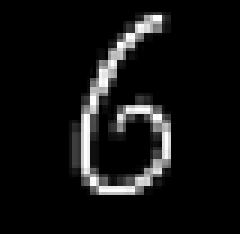
#> input picture q3_3/1.png, 80 x 78 px (shown 3 times larger)
$ python -i realworld_image.py   (imports and definitions only)
#> lines starting #> are read from the running program, lines starting #| are printed output that depends on the picture
from PIL import Image, ImageEnhance, ImageOps
import numpy as np
import matplotlib.pyplot as plt
import sys
sys.path.insert(0, '../python')
from conv_net import convnet_forward
from utils import get_lenet
from init_convnet import init_convnet
from scipy.io import loadmat

def preprocess_image(image_path):
#> called with image_path = '1.png'
    img = Image.open(image_path).convert('L')

    enhancer = ImageEnhance.Contrast(img)
    img = enhancer.enhance(2.0)
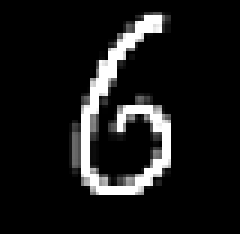
#> img: PIL image 80x78 L (shown 3 times larger); min 0, max 255, mean 24.7

    img = ImageOps.autocontrast(img)

    img = img.resize((28, 28))
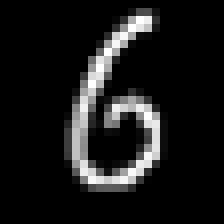
#> img: PIL image 28x28 L (shown 8 times larger); min 0, max 255, mean 25

    img = np.array(img)
    img = img / 255.0
#> img: shape (28, 28) float64

    img = img.reshape(28, 28, 1)
    img = img[np.newaxis, :]

    return img


image_paths = [
    '1.png',
    '2.png',
    '3.png',
    '4.png',
    '5.png',
    '6.png',
    '7.png'
]

# Load the model architecture
# [1 line that did not run here, left out]
# [1 line that did not run here, left out]

# Load the network
# [1 line that did not run here, left out]
# [1 line that did not run here, left out]

# [7 lines not run here, left out]

fig, axes = plt.subplots(1, len(image_paths), figsize=(15, 5))

# [16 lines not run here, left out]

>>> result = preprocess_image('1.png')
